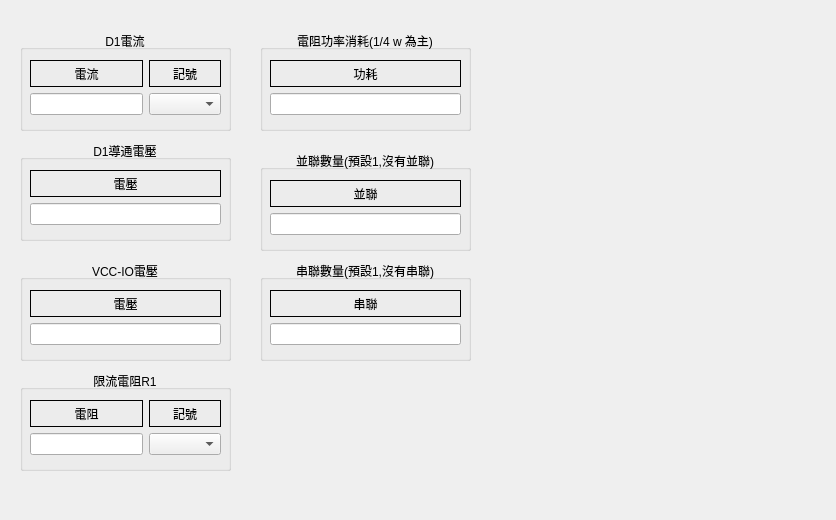
<?xml version="1.0" encoding="UTF-8"?>
<ui version="4.0">
 <class>LED_current_limit</class>
 <widget class="QWidget" name="LED_current_limit">
  <property name="geometry">
   <rect>
    <x>0</x>
    <y>0</y>
    <width>836</width>
    <height>520</height>
   </rect>
  </property>
  <property name="windowTitle">
   <string>Form</string>
  </property>
  <widget class="QGroupBox" name="groupBox_15">
   <property name="geometry">
    <rect>
     <x>260</x>
     <y>30</y>
     <width>211</width>
     <height>101</height>
    </rect>
   </property>
   <property name="title">
    <string>電阻功率消耗(1/4 w 為主)</string>
   </property>
   <property name="alignment">
    <set>Qt::AlignmentFlag::AlignCenter</set>
   </property>
   <widget class="QWidget" name="layoutWidget_16">
    <property name="geometry">
     <rect>
      <x>10</x>
      <y>30</y>
      <width>191</width>
      <height>55</height>
     </rect>
    </property>
    <layout class="QGridLayout" name="gridLayout_18">
     <item row="1" column="0">
      <widget class="QLineEdit" name="W_Input_lineEdit"/>
     </item>
     <item row="0" column="0">
      <widget class="QLabel" name="label_30">
       <property name="frameShape">
        <enum>QFrame::Shape::Box</enum>
       </property>
       <property name="text">
        <string>功耗</string>
       </property>
       <property name="alignment">
        <set>Qt::AlignmentFlag::AlignCenter</set>
       </property>
      </widget>
     </item>
    </layout>
   </widget>
  </widget>
  <widget class="QGroupBox" name="groupBox_13">
   <property name="geometry">
    <rect>
     <x>20</x>
     <y>370</y>
     <width>211</width>
     <height>101</height>
    </rect>
   </property>
   <property name="title">
    <string>限流電阻R1</string>
   </property>
   <property name="alignment">
    <set>Qt::AlignmentFlag::AlignCenter</set>
   </property>
   <widget class="QWidget" name="layoutWidget_13">
    <property name="geometry">
     <rect>
      <x>10</x>
      <y>30</y>
      <width>191</width>
      <height>55</height>
     </rect>
    </property>
    <layout class="QGridLayout" name="gridLayout_15">
     <item row="1" column="0">
      <widget class="QLineEdit" name="limit_Input_lineEdit"/>
     </item>
     <item row="0" column="0">
      <widget class="QLabel" name="label_25">
       <property name="frameShape">
        <enum>QFrame::Shape::Box</enum>
       </property>
       <property name="text">
        <string>電阻</string>
       </property>
       <property name="alignment">
        <set>Qt::AlignmentFlag::AlignCenter</set>
       </property>
      </widget>
     </item>
     <item row="0" column="1">
      <widget class="QLabel" name="label_26">
       <property name="frameShape">
        <enum>QFrame::Shape::Box</enum>
       </property>
       <property name="text">
        <string>記號</string>
       </property>
       <property name="alignment">
        <set>Qt::AlignmentFlag::AlignCenter</set>
       </property>
      </widget>
     </item>
     <item row="1" column="1">
      <widget class="QComboBox" name="limit_Input_comboBox"/>
     </item>
    </layout>
   </widget>
  </widget>
  <widget class="QLabel" name="label_13">
   <property name="geometry">
    <rect>
     <x>510</x>
     <y>10</y>
     <width>301</width>
     <height>451</height>
    </rect>
   </property>
   <property name="text">
    <string/>
   </property>
   <property name="pixmap">
    <pixmap resource="../resources/Scientific_computing.qrc">:/resources/LED.bmp</pixmap>
   </property>
  </widget>
  <widget class="QGroupBox" name="groupBox_14">
   <property name="geometry">
    <rect>
     <x>20</x>
     <y>140</y>
     <width>211</width>
     <height>101</height>
    </rect>
   </property>
   <property name="title">
    <string>D1導通電壓</string>
   </property>
   <property name="alignment">
    <set>Qt::AlignmentFlag::AlignCenter</set>
   </property>
   <widget class="QWidget" name="layoutWidget_14">
    <property name="geometry">
     <rect>
      <x>10</x>
      <y>30</y>
      <width>191</width>
      <height>55</height>
     </rect>
    </property>
    <layout class="QGridLayout" name="gridLayout_16">
     <item row="1" column="0">
      <widget class="QLineEdit" name="VD_Input_lineEdit"/>
     </item>
     <item row="0" column="0">
      <widget class="QLabel" name="label_27">
       <property name="frameShape">
        <enum>QFrame::Shape::Box</enum>
       </property>
       <property name="text">
        <string>電壓</string>
       </property>
       <property name="alignment">
        <set>Qt::AlignmentFlag::AlignCenter</set>
       </property>
      </widget>
     </item>
    </layout>
   </widget>
  </widget>
  <widget class="QGroupBox" name="groupBox_16">
   <property name="geometry">
    <rect>
     <x>260</x>
     <y>150</y>
     <width>211</width>
     <height>101</height>
    </rect>
   </property>
   <property name="title">
    <string>並聯數量(預設1,沒有並聯)</string>
   </property>
   <property name="alignment">
    <set>Qt::AlignmentFlag::AlignCenter</set>
   </property>
   <widget class="QWidget" name="layoutWidget_17">
    <property name="geometry">
     <rect>
      <x>10</x>
      <y>30</y>
      <width>191</width>
      <height>55</height>
     </rect>
    </property>
    <layout class="QGridLayout" name="gridLayout_19">
     <item row="1" column="0">
      <widget class="QLineEdit" name="Parallel_Input_lineEdit"/>
     </item>
     <item row="0" column="0">
      <widget class="QLabel" name="label_31">
       <property name="frameShape">
        <enum>QFrame::Shape::Box</enum>
       </property>
       <property name="text">
        <string>並聯</string>
       </property>
       <property name="alignment">
        <set>Qt::AlignmentFlag::AlignCenter</set>
       </property>
      </widget>
     </item>
    </layout>
   </widget>
  </widget>
  <widget class="QGroupBox" name="groupBox_12">
   <property name="geometry">
    <rect>
     <x>20</x>
     <y>260</y>
     <width>211</width>
     <height>101</height>
    </rect>
   </property>
   <property name="title">
    <string>VCC-IO電壓</string>
   </property>
   <property name="alignment">
    <set>Qt::AlignmentFlag::AlignCenter</set>
   </property>
   <widget class="QWidget" name="layoutWidget_12">
    <property name="geometry">
     <rect>
      <x>10</x>
      <y>30</y>
      <width>191</width>
      <height>55</height>
     </rect>
    </property>
    <layout class="QGridLayout" name="gridLayout_14">
     <item row="1" column="0">
      <widget class="QLineEdit" name="VCCIO_Input_lineEdit"/>
     </item>
     <item row="0" column="0">
      <widget class="QLabel" name="label_24">
       <property name="frameShape">
        <enum>QFrame::Shape::Box</enum>
       </property>
       <property name="text">
        <string>電壓</string>
       </property>
       <property name="alignment">
        <set>Qt::AlignmentFlag::AlignCenter</set>
       </property>
      </widget>
     </item>
    </layout>
   </widget>
  </widget>
  <widget class="QGroupBox" name="groupBox_11">
   <property name="geometry">
    <rect>
     <x>20</x>
     <y>30</y>
     <width>211</width>
     <height>101</height>
    </rect>
   </property>
   <property name="title">
    <string>D1電流</string>
   </property>
   <property name="alignment">
    <set>Qt::AlignmentFlag::AlignCenter</set>
   </property>
   <widget class="QWidget" name="layoutWidget_11">
    <property name="geometry">
     <rect>
      <x>10</x>
      <y>30</y>
      <width>191</width>
      <height>55</height>
     </rect>
    </property>
    <layout class="QGridLayout" name="gridLayout_13">
     <item row="1" column="0">
      <widget class="QLineEdit" name="D1_Input_lineEdit"/>
     </item>
     <item row="0" column="0">
      <widget class="QLabel" name="label_21">
       <property name="frameShape">
        <enum>QFrame::Shape::Box</enum>
       </property>
       <property name="text">
        <string>電流</string>
       </property>
       <property name="alignment">
        <set>Qt::AlignmentFlag::AlignCenter</set>
       </property>
      </widget>
     </item>
     <item row="0" column="1">
      <widget class="QLabel" name="label_23">
       <property name="frameShape">
        <enum>QFrame::Shape::Box</enum>
       </property>
       <property name="text">
        <string>記號</string>
       </property>
       <property name="alignment">
        <set>Qt::AlignmentFlag::AlignCenter</set>
       </property>
      </widget>
     </item>
     <item row="1" column="1">
      <widget class="QComboBox" name="D1_input_comboBox"/>
     </item>
    </layout>
   </widget>
  </widget>
  <widget class="QGroupBox" name="groupBox_17">
   <property name="geometry">
    <rect>
     <x>260</x>
     <y>260</y>
     <width>211</width>
     <height>101</height>
    </rect>
   </property>
   <property name="title">
    <string>串聯數量(預設1,沒有串聯)</string>
   </property>
   <property name="alignment">
    <set>Qt::AlignmentFlag::AlignCenter</set>
   </property>
   <widget class="QWidget" name="layoutWidget_18">
    <property name="geometry">
     <rect>
      <x>10</x>
      <y>30</y>
      <width>191</width>
      <height>55</height>
     </rect>
    </property>
    <layout class="QGridLayout" name="gridLayout_20">
     <item row="1" column="0">
      <widget class="QLineEdit" name="Series_Input_lineEdit"/>
     </item>
     <item row="0" column="0">
      <widget class="QLabel" name="label_32">
       <property name="frameShape">
        <enum>QFrame::Shape::Box</enum>
       </property>
       <property name="text">
        <string>串聯</string>
       </property>
       <property name="alignment">
        <set>Qt::AlignmentFlag::AlignCenter</set>
       </property>
      </widget>
     </item>
    </layout>
   </widget>
  </widget>
 </widget>
 <resources>
  <include location="../resources/Scientific_computing.qrc"/>
 </resources>
 <connections/>
</ui>
